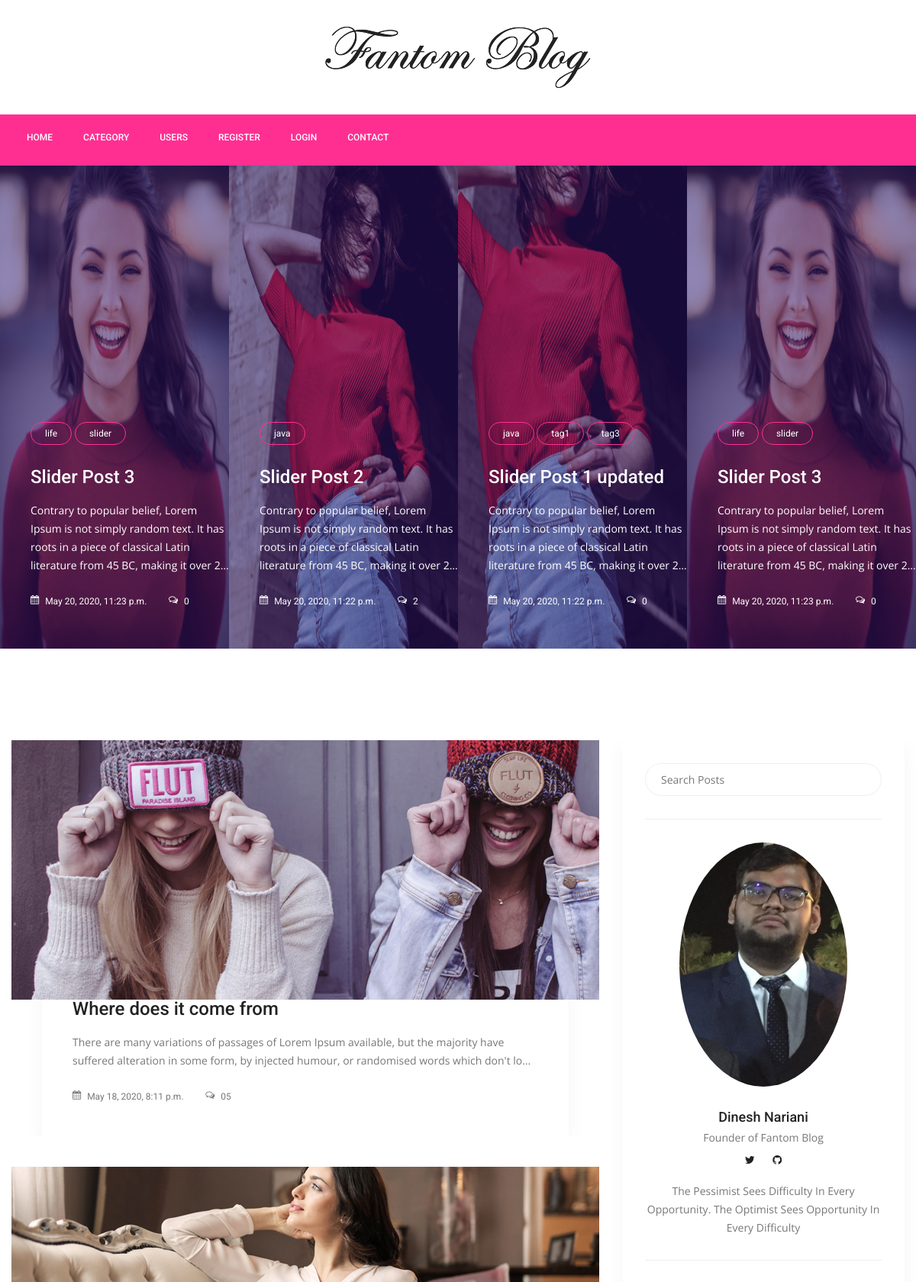
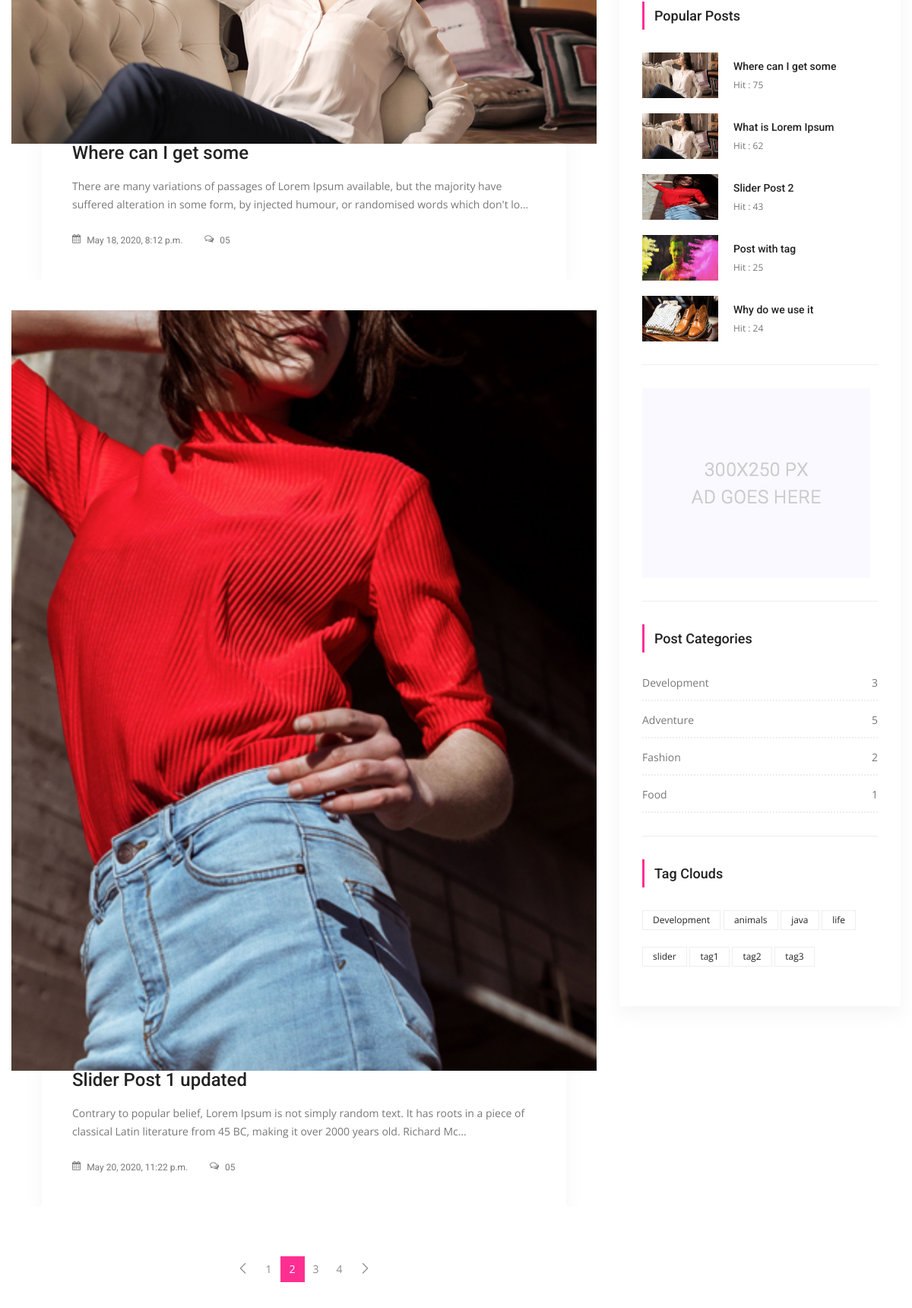
Screenshot of /?page=2 (upper part) with the database file from the repository (2 pictures, top to bottom).
### posts/models.py (models this page shows, shortened)
class Post(models.Model):
    title = models.CharField(max_length=150)
    content = models.TextField()
    publishing_date = models.DateTimeField(auto_now_add=True)
    image = models.ImageField(blank=True, null=True, upload_to='uploads/')
    user = models.ForeignKey(settings.AUTH_USER_MODEL, on_delete=models.CASCADE)
    slug = models.SlugField(default="slug", editable=False)
    category = models.ForeignKey(Category, on_delete=models.CASCADE, default=1, related_name="posts")
    tag = models.ManyToManyField(Tag, related_name="posts", blank=True)
    slider_post = models.BooleanField(default=False)
    hit = models.PositiveIntegerField(default=0)
    def comment_count(self):
        return self.comments.all().count()

class Tag(models.Model):
    title = models.CharField(max_length=50)
    slug = models.SlugField(editable=False)
    def __str__(self):
        return self.title

class Category(models.Model):
    title = models.CharField(max_length=150)
    slug = models.SlugField(editable=False)
    def post_count(self):
        return self.posts.all().count()

### posts/views.py (the view)
# urls.py: path('', IndexView.as_view(), name="index"),
class IndexView(ListView):
    template_name = "posts/index.html"
    model = Post
    context_object_name = 'posts'
    paginate_by = 3
    def get_context_data(self, *, object_list=None, **kwargs):
        context = super(IndexView, self).get_context_data(**kwargs)
        context['slider_posts'] = Post.objects.all().filter(slider_post=True).order_by('-pk')
        return context

### posts/templatetags/custom_tags.py (called while the page is built)
@register.simple_tag(name="categories")
def all_categories():
    return Category.objects.all()

@register.simple_tag(name="tags")
def all_tags():
    return Tag.objects.all()

@register.simple_tag(name="hit_posts")
def hit_posts():
    return Post.objects.order_by('-hit')[:5]

### templates/posts/index.html (shortened to what this page needs)
{% extends 'base.html' %}
{% load static %}
{% block content %}
        <section class="post_slider_area">
			<div class="post_slider_inner owl-carousel">
				{% for post in slider_posts %}
				<div class="item">
					<div class="post_s_item">
						<div class="post_img">
							<img src="{{ post.image.url }}" width="320" height="640" alt="">
						</div>
						<div class="post_text">
							{% for tag in post.tag.all %}
							<a class="cat" href="{% url 'posts:tag_detail' tag.slug %}">{{ tag.title }}</a>
							{% endfor %}
							<a href="{% url 'posts:detail' pk=post.pk slug=post.slug %}"><h4>{{ post.title }}</h4></a>
							<p>{{ post.content | truncatechars:150 }}</p>
							<div class="date">
								<a href="#"><i class="fa fa-calendar" aria-hidden="true"></i> {{ post.publishing_date}}</a>
								<a href="#"><i class="fa fa-comments-o" aria-hidden="true"></i> {{ post.comment_count }}</a>
							</div>
						</div>
					</div>
				</div>
				{% endfor %}
			</div>
        </section>
        <section class="blog_area p_120">
            <div class="container">
                <div class="row">
                    <div class="col-lg-8">
                        <div class="blog_left_sidebar">
							{% for post in posts %}
                            <article class="blog_style1">
                            	<div class="blog_img">
                            		<img class="img-fluid" src="{{ post.image.url }}" alt="" style="width:100%">
                            	</div>
                            	<div class="blog_text">
									<div class="blog_text_inner">
										<a href="{% url 'posts:detail' pk=post.pk slug=post.slug %}"><h4>{{ post.title }}</h4></a>
										<p>{{ post.content|truncatechars:175 }}</p>
										<div class="date">
											<a href="#"><i class="fa fa-calendar" aria-hidden="true"></i> {{ post.publishing_date }}</a>
											<a href="#"><i class="fa fa-comments-o" aria-hidden="true"></i> 05</a>
										</div>
									</div>
                            	</div>
                            </article>
                           {% endfor %}
							{% if is_paginated %}
                            <nav class="blog-pagination justify-content-center d-flex">
		                        <ul class="pagination">
									{% if page_obj.has_previous %}
		                            <li class="page-item">
		                                <a href="?page={{ page_obj.previous_page_number }}" class="page-link" aria-label="Previous">
		                                    <span aria-hidden="true">
		                                        <span class="lnr lnr-chevron-left"></span>
		                                    </span>
		                                </a>
		                            </li>
									{% endif %}
									{% for i in paginator.page_range %}
									{% if page_obj.number == i %}
		                            <li class="page-item active"><a href="#" class="page-link">{{ i }}</a></li>
		                            {% else %}
									<li class="page-item"><a href="?page={{ i }}" class="page-link">{{ i }}</a></li>
		                            {% endif %}
									{% endfor %}
									{% if page_obj.has_next %}
		                            <li class="page-item">
		                                <a href="?page={{ page_obj.next_page_number }}" class="page-link" aria-label="Next">
		                                    <span aria-hidden="true">
		                                        <span class="lnr lnr-chevron-right"></span>
		                                    </span>
		                                </a>
		                            </li>
									{% endif %}
		                        </ul>
		                    </nav>
							{% endif %}
                        </div>
                    </div>
{% include 'right_side.html' %}
                </div>
            </div>
        </section>
{% endblock %}

### templates/right_side.html (shortened to what this page needs)
{% load static %}
{% load custom_tags %}
<div class="col-lg-4">
                        <div class="blog_right_sidebar">
                            <aside class="single_sidebar_widget search_widget">
                                <form action="{% url 'posts:search' %}" method="get">
                                <div class="input-group">
                                    <input type="text" class="form-control" placeholder="Search Posts" name="q">
                                </div></form>
                                <div class="br"></div>
                            </aside>
                            <aside class="single_sidebar_widget author_widget">
                                <img class="author_img rounded-circle" width="220" height="320" src="{% static 'img/WhatsApp Image 2021-04-02 at 3.04.59 PM.jpeg' %}" alt="">
                                <h4>Dinesh Nariani</h4>
                                <p>Founder of Fantom Blog</p>
                                <div class="social_icon">
                                    <a href="https://twitter.com/DineshNariani"><i class="fa fa-twitter"></i></a>
                                    <a href="https://github.com/dineshssdn-867"><i class="fa fa-github"></i></a>
                                </div>
                                <p>The Pessimist Sees Difficulty In Every Opportunity. The Optimist Sees Opportunity In Every Difficulty</p>
                                <div class="br"></div>
                            </aside>
                            <aside class="single_sidebar_widget popular_post_widget">
                                <h3 class="widget_title">Popular Posts</h3>
                                {% hit_posts as posts %}
                                {% for post in posts %}
                                <div class="media post_item">
                                    <img src="{{ post.image.url }}" alt="post" style="width:100px;height:60px">
                                    <div class="media-body">
                                        <a href="{% url 'posts:detail' post.pk post.slug %}"><h3>{{ post.title }}</h3></a>
                                        <p>Hit : {{ post.hit }}</p>
                                    </div>
                                </div>
                                {% endfor %}
                                <div class="br"></div>
                            </aside>
                            <aside class="single_sidebar_widget">
                                <a href="#"><img class="img-fluid" src="{% static 'img/blog/add.jpg' %}" alt=""></a>
                                <div class="br"></div>
                            </aside>
                            <aside class="single_sidebar_widget post_category_widget">
                                <h4 class="widget_title">Post Categories</h4>
                                <ul class="list cat-list">
                                    {% categories as categories %}
                                    {% for category in categories %}
                                    <li>
                                        <a href="{% url 'posts:category_detail' pk=category.id slug=category.slug %}" class="d-flex justify-content-between">
                                            <p>{{ category.title }}</p>
                                            <p>{{ category.post_count }}</p>
                                        </a>
                                    </li>
                                    {% endfor %}
                                </ul>
                                <div class="br"></div>
                            </aside>
                            <aside class="single-sidebar-widget tag_cloud_widget">
                                <h4 class="widget_title">Tag Clouds</h4>
                                <ul class="list">
                                    {% tags as labels %}
                                    {% for label in labels %}
                                    <li><a href="{% url 'posts:tag_detail' label.slug %}">{{ label }}</a></li>
                                    {% endfor %}
                                </ul>
                            </aside>
                        </div>
                    </div>

### rows the page displays
Post: image (picture), title "Slider Post 3", content "Contrary to popular belief, Lorem Ipsum is not simply random text. It has roots in a piece of classical Latin literature from 45 BC, making it over 2…", publishing_date "May 20, 2020, 11:23 p.m.", comment_count "0"
Tag: title "life"
Tag: title "slider"
Post: image (picture), title "Slider Post 2", content "Contrary to popular belief, Lorem Ipsum is not simply random text. It has roots in a piece of classical Latin literature from 45 BC, making it over 2…", publishing_date "May 20, 2020, 11:22 p.m.", comment_count "2", hit "43"
Tag: title "java"
Post: image (picture), title "Slider Post 1 updated", content "Contrary to popular belief, Lorem Ipsum is not simply random text. It has roots in a piece of classical Latin literature from 45 BC, making it over 2…", publishing_date "May 20, 2020, 11:22 p.m.", comment_count "0", content "Contrary to popular belief, Lorem Ipsum is not simply random text. It has roots in a piece of classical Latin literature from 45 BC, making it over 2000 years old. Richard Mc…"
Tag: title "tag1"
Tag: title "tag3"
Post: image (picture), title "Where does it come from", content "There are many variations of passages of Lorem Ipsum available, but the majority have suffered alteration in some form, by injected humour, or randomised words which don't lo…", publishing_date "May 18, 2020, 8:11 p.m."
Post: image (picture), title "Where can I get some", content "There are many variations of passages of Lorem Ipsum available, but the majority have suffered alteration in some form, by injected humour, or randomised words which don't lo…", publishing_date "May 18, 2020, 8:12 p.m.", hit "75"
Post: image (picture), title "What is Lorem Ipsum", hit "62"
Post: image (picture), title "Post with tag", hit "25"
Post: image (picture), title "Why do we use it", hit "24"
Category: title "Development", post_count "3"
Category: title "Adventure", post_count "5"
Category: title "Fashion", post_count "2"
Category: title "Food", post_count "1"
Tag: title "Development"
Tag: title "animals"
Tag: title "tag2"

### other values shown
{{ i }} "1" "3" "4"
{{ i }} "2"
